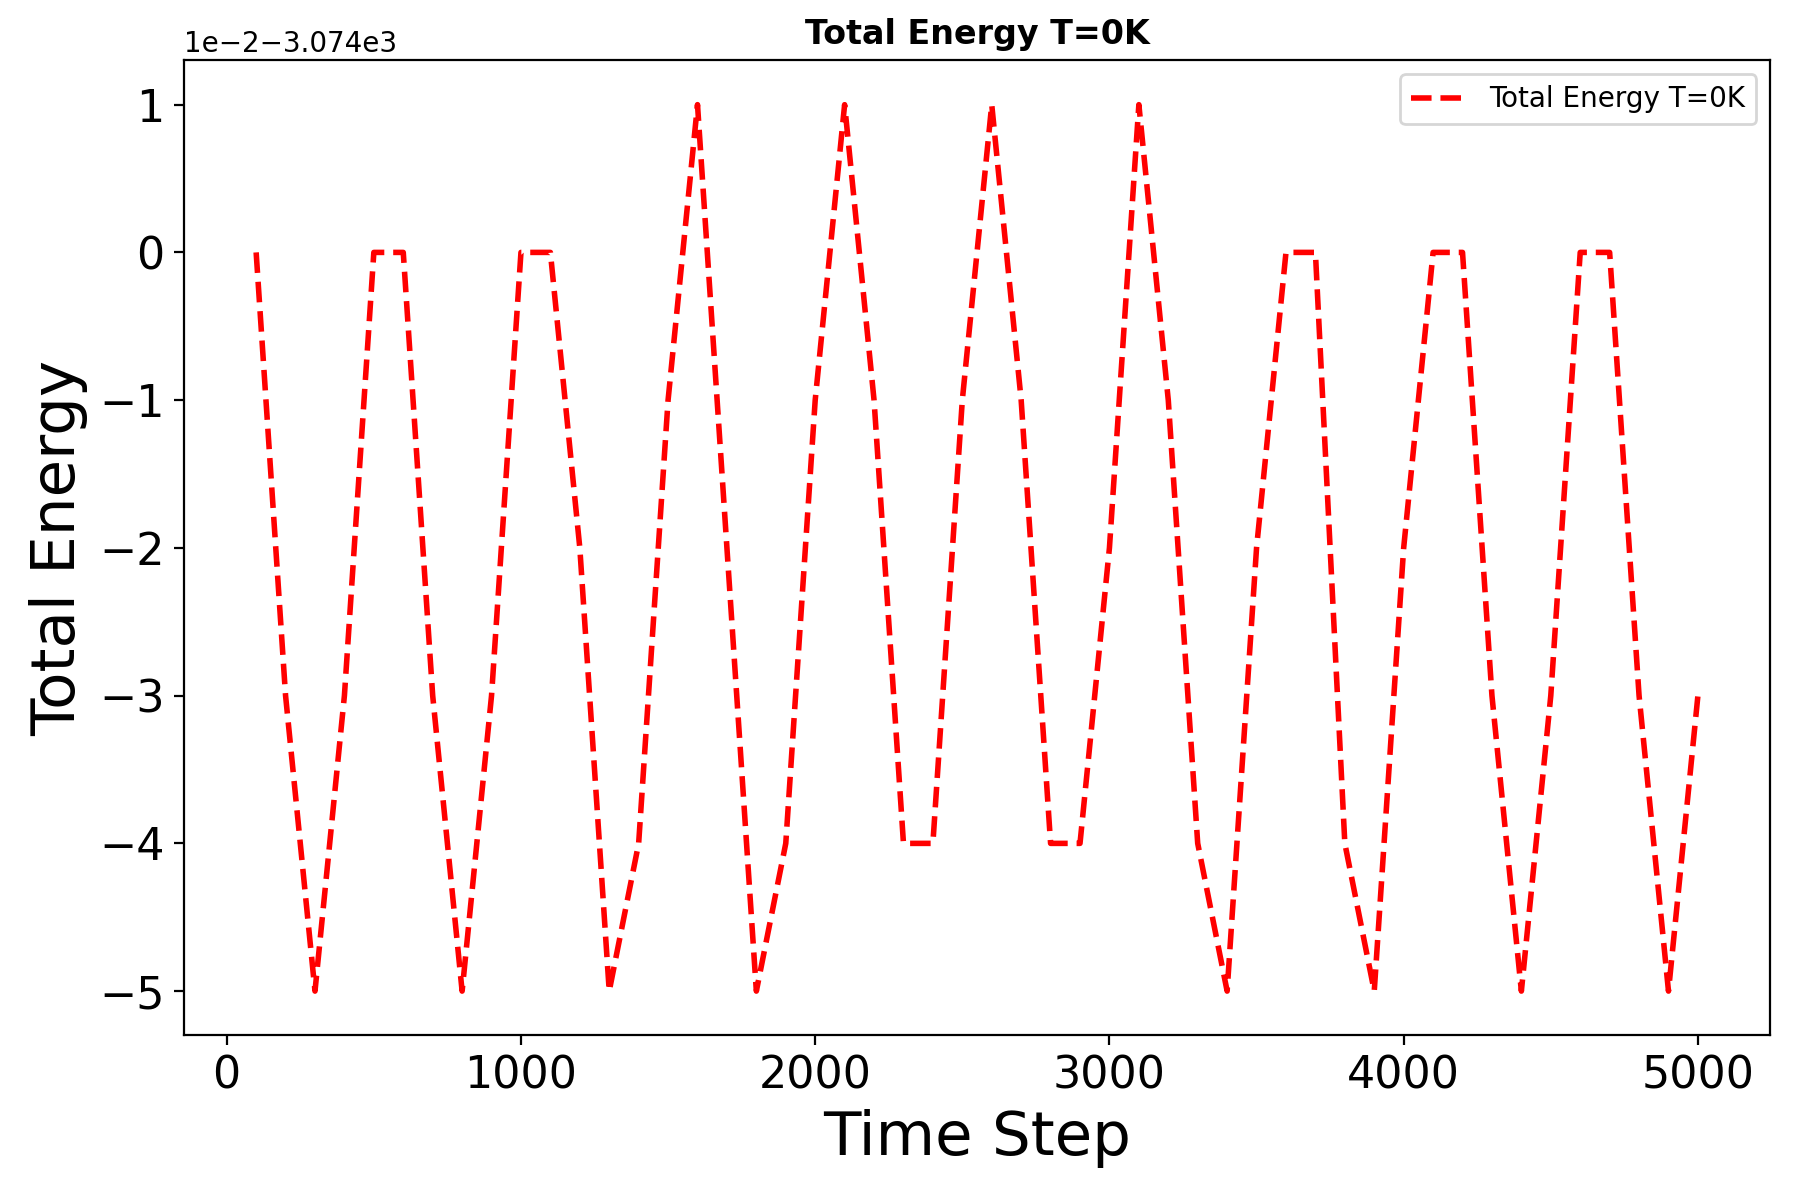

Reproduce this figure in Python.
import numpy as np
import matplotlib.pylab as plt


data = np.loadtxt('etotal.txt')
x=data[:,0]
p= data[:,1]
plt.figure(figsize=(9,6))

plt.plot(x,p, 'r--' , LineWidth = 2)
plt.xlabel("Time Step",fontsize=22,) 
plt.ylabel("Total Energy",fontsize=22)

plt.xticks(fontsize=16);  plt.yticks(fontsize=16)
plt.ticklabel_format(axis='y', style='sci', scilimits=(0, 4))

plt.tight_layout()



plt.title('Total Energy T=0K',fontweight="bold")
plt.legend(['Total Energy T=0K'])
plt.show()
